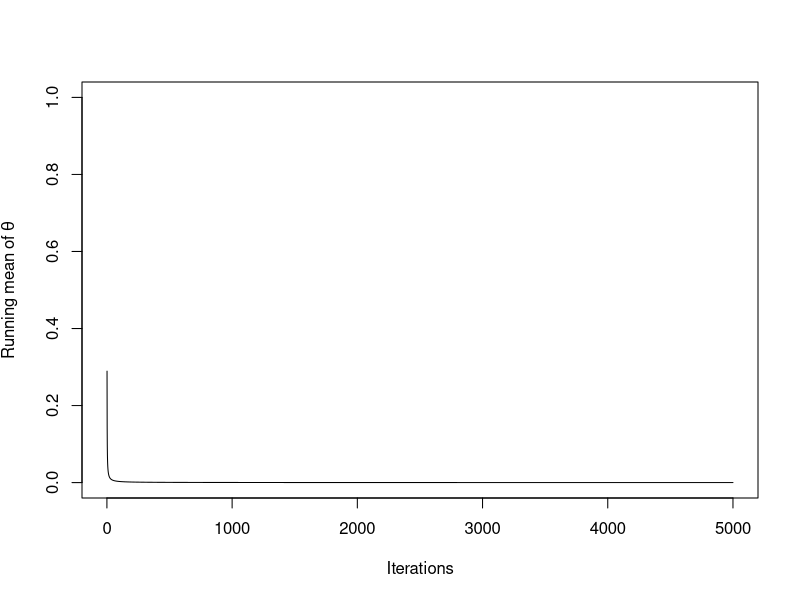
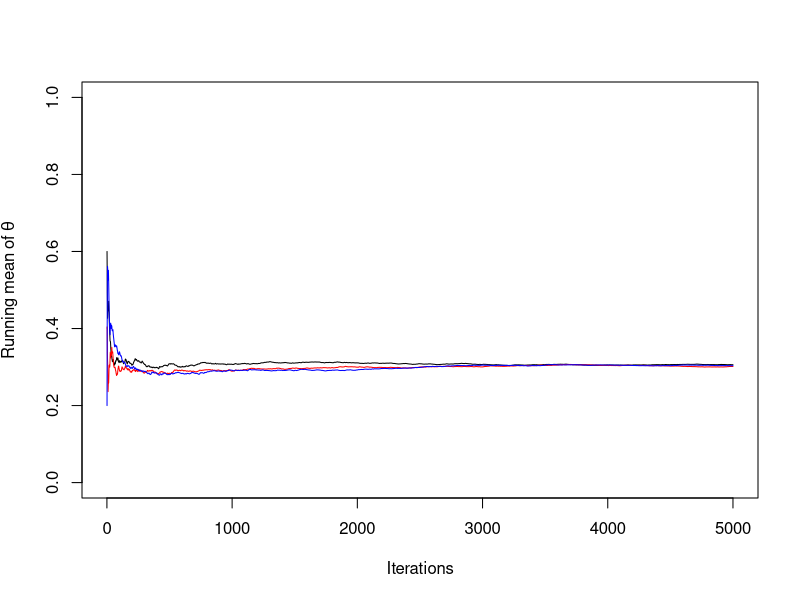
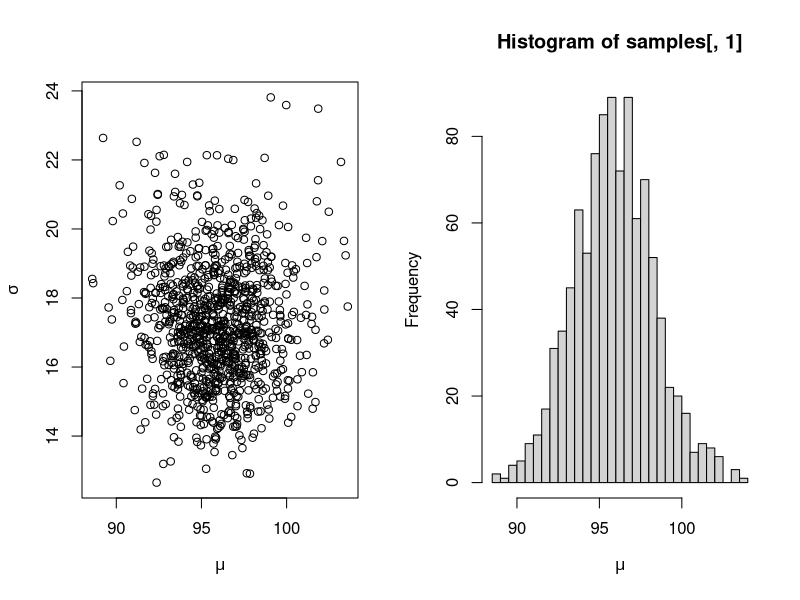
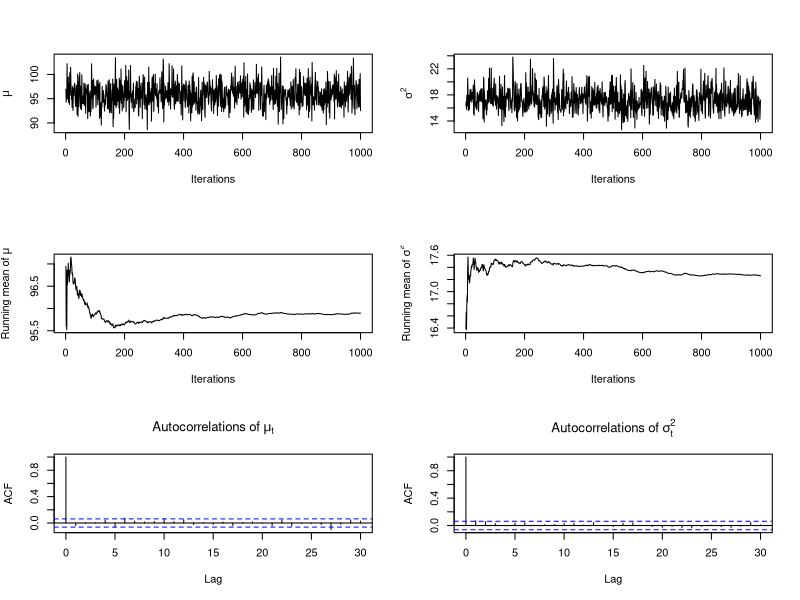
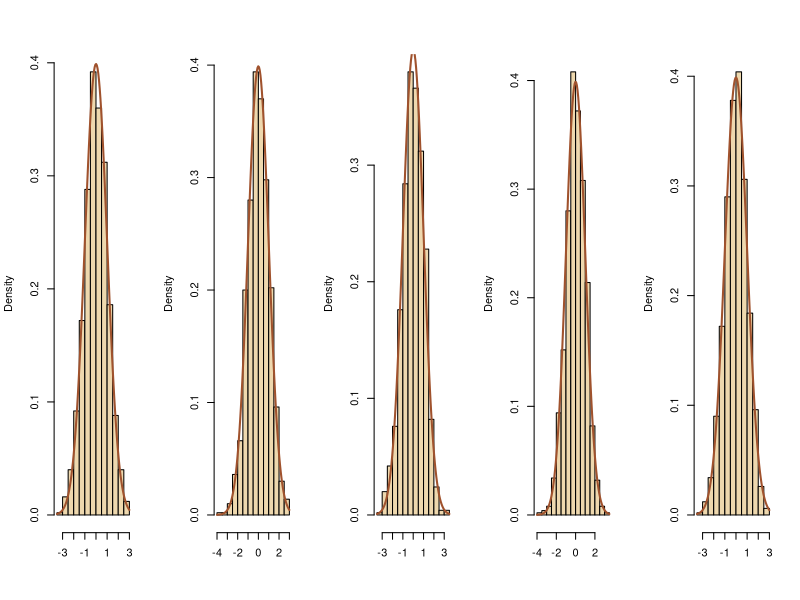
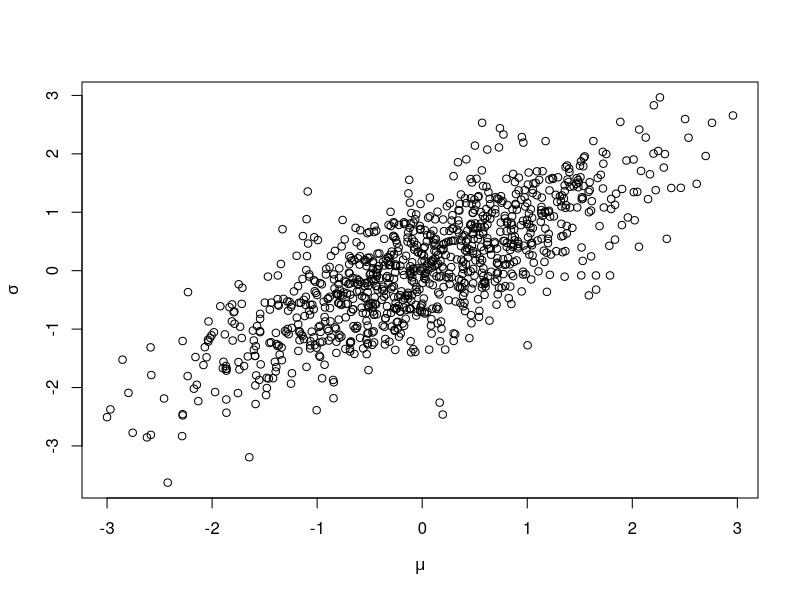
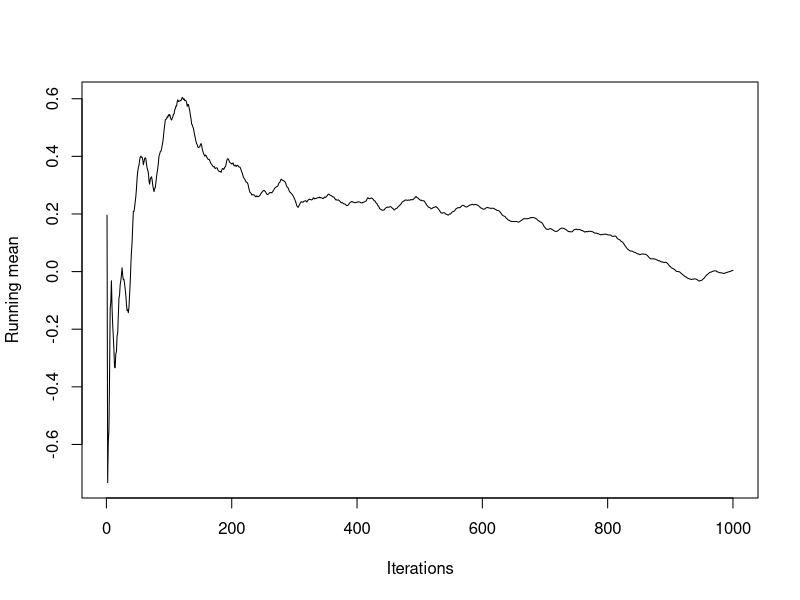
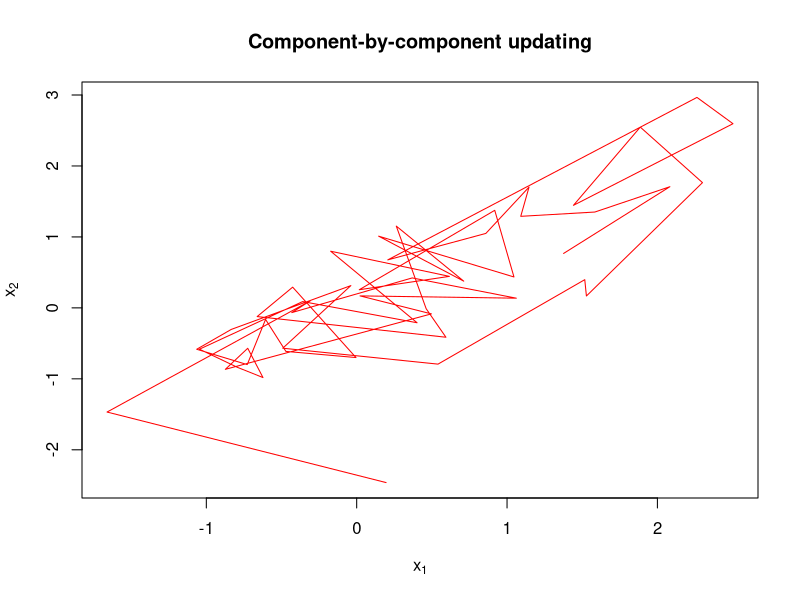

Reproduce these figures in R, in order.
## TUtorial Gibbs Sampling

#################### Question  2 ###############################
# Generate data
#a)
data = rbinom(50, size=15, prob=0.30)
MLE = sum(data/(50*15)) # empirical rate of success

#b)
Nsim=5000
n=15
a=3
b=7
X=T=array(0,dim=c(Nsim,1))
#T[1]=rbeta(1,a,b) #Initial value for theta
T[1] = MLE
X[1]=rbinom(1,n,T[1]) #Sample initial value of x given theta
for(i in 2:Nsim){
  X[i]=rbinom(1,n,T[i-1])
  T[i]=rbeta(1, a+X[i], n-X[i]+b)
}

plot(cumsum(T[1])/1:Nsim, ylim=c(0,1),type="l", xlab="Iterations", ylab=expression(Running~mean~of~theta), main="")


#c)
Nsim=5000
n=15
a=3  # hypterparameter value. Make a=1 for part d)
b=7  # hypterparameter value. Make b=1 for part d)
X=T=array(0,dim=c(Nsim,3))
T[1,]=rbeta(3,a,b) #Initial value for theta
#T[1,] = MLE
T[1,]=c(0.60, 0.40, 0.20)
X[1,]=rbinom(3,n,T[1]) #Sample initial value of x given theta
for(j in 1:3){
for(i in 2:Nsim){
  X[i,j]=rbinom(1,n,T[i-1,j])
  T[i,j]=rbeta(1, a+X[i,j], n-X[i,j]+b)
}}


plot(cumsum(T[,1])/1:Nsim, ylim=c(0,1),type="l", xlab="Iterations", ylab=expression(Running~mean~of~theta), main="")
lines(cumsum(T[,2])/1:Nsim,col="red");lines(cumsum(T[,3])/1:Nsim,col="blue")

#################### Question  3 ###############################

#a)
#Simulate data
n <- 50
Y <- rnorm(n,mean=100,sd=15)

#b)
# Create an empty matrix for the MCMC samples
S <- 1000
samples <- matrix(NA,S,2)
colnames(samples) <- c("mu","sigma")
# Initial values
mu <- mean(Y)
sig2 <- var(Y)
# priors: mu ~ N(gamma,tau), sig2 ~ InvG(a,b)
gamma <- 0  # This is mu_0
tau <- 100^2
a <- 0.01
b <- 0.01

# Gibbs sampling
for(s in 1:S){
  P <- n/sig2 + 1/tau
  M <- sum(Y)/sig2 + gamma/tau
  mu <- rnorm(1,M/P,1/sqrt(P))
  A <- n/2 + a
  B <- sum((Y-mu)^2)/2 + b
  sig2 <- 1/rgamma(1,A,B)
  samples[s,]<-c(mu,sqrt(sig2))
}

sample3=samples

# Plot the joint posterior and marginal of mu
par(mfrow=c(1,2))
plot(samples,xlab=expression(mu),ylab=expression(sigma))
hist(samples[,1],xlab=expression(mu), breaks=50)
# Posterior mean, median and credible intervals
apply(samples,2,mean)
apply(samples,2,quantile,c(0.025,0.500,0.975))


# Convergence
# Trace plots 
par(mfrow=c(3,2))
plot(samples[,1],ylab=expression(mu),xlab="Iterations", type="l")
plot(samples[,2],ylab=expression(sigma^2),xlab="Iterations", type="l")
# Running mean
plot(cumsum(samples[,1])/1:S,type="l", xlab="Iterations", ylab=expression(Running~mean~of~mu), main="")
plot(cumsum(samples[,2])/1:S,type="l", xlab="Iterations", ylab=expression(Running~mean~of~sigma^2), main="")
# Autocorrelation
acf(samples[,1], main=expression(Autocorrelations~of~mu[t]))
acf(samples[,2], main=expression(Autocorrelations~of~sigma[t]^2))



######################### Question 4 #########################


Nsim=1000
p=5     # number of variables
r=0.75  # correlation rho
X=cur=rnorm(p)
for (t in 2 :Nsim){
  for (j in 1 :p){
    m=sum(cur[-j])/(p-1)
    cur[j]=rnorm(1,(p-1)*r*m/(1+(p-2)*r),
                 sqrt((1+(p-2)*r-(p-1)*r^2)/(1+(p-2)*r)))
  }
  X=rbind(X,cur)
}
par(mfrow=c(1,5))
for (i in 1:p){
  hist(X[,i],prob=TRUE,col="wheat2",xlab="",main="")
  curve(dnorm(x),add=TRUE,col="sienna",lwd=2)}

par(mfrow=c(1,1))
plot(X[,1:2],xlab=expression(mu),ylab=expression(sigma))
plot(cumsum(X[,1])/1:Nsim,type="l", xlab="Iterations", ylab="Running mean", main="")
plot( X[1:50,1] , X[1:50,2] , type="l" ,col="red",xlab=expression(x[1]),ylab=expression(x[2]),
      main = "Component-by-component updating")

##################### Question 5 ####################################

# Load data
Y <- c(171, 152, 123, 199)
n <- 4
N <- 256
# Create an empty matrix for the MCMC samples
S <- 25000
samples <- matrix(NA,S,5)
colnames(samples) <- c("lam1","lam2","lam2","lam4","gamma")
# Initial values
lambda = Y/N
gamma <- 1/mean(lambda)
# priors: lambda[i]|gamma ~ Gamma(1,gamma), gamma ~ InvG(a,b)
a <- 0.1
b <- 0.1
# Gibbs sampling
for(s in 1:S){
  for(i in 1:n){
    lambda[i] <- rgamma(1,Y[i]+1,N+gamma)
  }
  gamma <- rgamma(1,4+a,sum(lambda)+b)
  samples[s,] <- c(lambda,gamma)
}

# Posterior mean, median and credible interval
apply(samples,2,mean)
apply(samples,2,quantile,c(0.025,0.500,0.975))

boxplot(samples[,1:4],outline=FALSE,
        ylab=expression(lambda),names=2012:2015)

#Convergence

for(i in 1:5){
  plot(samples[,i],type="l",xlab="Iteration")
}

for(i in 1:5){
  plot(cumsum(samples[,i])/1:S,type="l",xlab="Iteration")
}

for(i in 1:5){
  acf(samples[,i])
}

par(mfrow=c(1,3))
plot(samples[,5],type="l",xlab="Iteration", ylab=expression(gamma))
plot(cumsum(samples[,5])/1:S,type="l",xlab="Iteration", ylab=expression(gamma))
acf(samples[,5])
  
